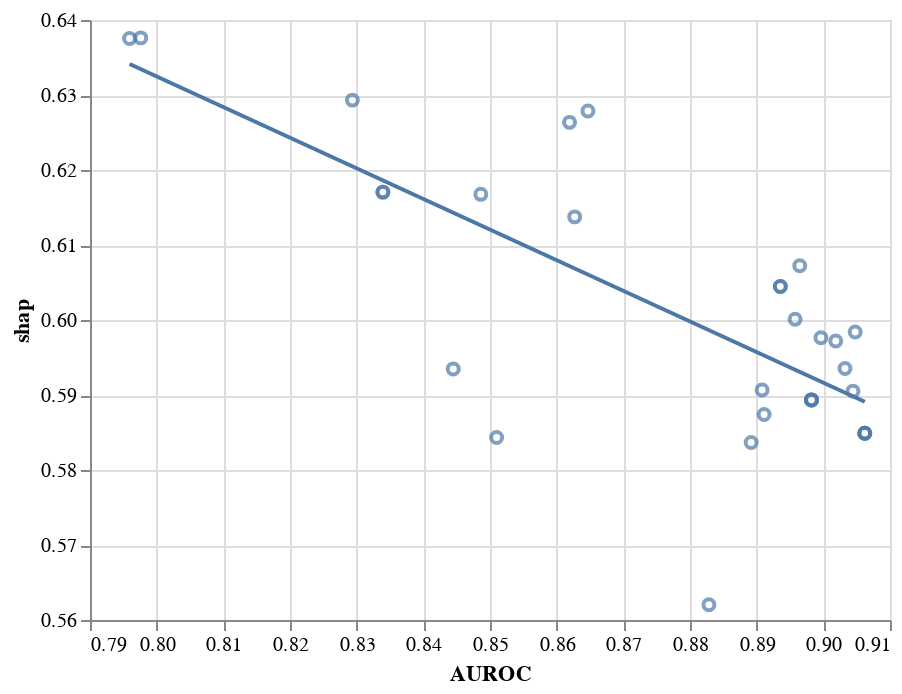

Notebook code for this chart:
### Code cell
x = "AUROC"
y = "shap"

chart = alt.Chart(metrics).mark_point().encode(
    x=alt.X(x, scale=alt.Scale(zero=False)),
    y=alt.Y(y, scale=alt.Scale(zero=False))
)

chart = chart + chart.transform_regression(x, y).mark_line()
#chart.show()
chart

### Figure 1 — Vega-Lite specification as saved in the notebook (floating-point values rounded to 4 significant figures)
{"config": {"view": {"continuousWidth": 400, "continuousHeight": 300}}, "layer": [{"mark": "point", "encoding": {"x": {"type": "quantitative", "field": "AUROC", "scale": {"zero": false}}, "y": {"type": "quantitative", "field": "shap", "scale": {"zero": false}}}}, {"mark": "line", "encoding": {"x": {"type": "quantitative", "field": "AUROC", "scale": {"zero": false}}, "y": {"type": "quantitative", "field": "shap", "scale": {"zero": false}}}, "transform": [{"on": "AUROC", "regression": "shap"}]}], "data": {"name": "data-f55be1d3512cee189c8eddc82b9fc4ce"}, "$schema": "https://vega.github.io/schema/vega-lite/v4.8.1.json", "datasets": {"data-f55be1d3512cee189c8eddc82b9fc4ce": [{"feature_importances": 0.5389, "AUROC": 0.8339, "shap": 0.6171}, {"feature_importances": 0.433, "AUROC": 0.8911, "shap": 0.5874}, {"feature_importances": 0.4348, "AUROC": 0.8627, "shap": 0.6138}, {"feature_importances": 0.4134, "AUROC": 0.9048, "shap": 0.5984}, {"feature_importances": 0.4177, "AUROC": 0.8965, "shap": 0.6072}, {"feature_importances": 0.4131, "AUROC": 0.9062, "shap": 0.5849}, {"feature_importances": 0.4131, "AUROC": 0.9062, "shap": 0.5849}, {"feature_importances": 0.4662, "AUROC": 0.8936, "shap": 0.6045}, {"feature_importances": 0.3991, "AUROC": 0.9032, "shap": 0.5935}, {"feature_importances": 0.4662, "AUROC": 0.8936, "shap": 0.6045}, {"feature_importances": 0.4249, "AUROC": 0.8996, "shap": 0.5976}, {"feature_importances": 0.4131, "AUROC": 0.9062, "shap": 0.5849}, {"feature_importances": 0.5682, "AUROC": 0.8486, "shap": 0.6168}, {"feature_importances": 0.4484, "AUROC": 0.9019, "shap": 0.5972}, {"feature_importances": 0.4517, "AUROC": 0.8647, "shap": 0.6279}, {"feature_importances": 0.4466, "AUROC": 0.8958, "shap": 0.6001}, {"feature_importances": 0.4102, "AUROC": 0.8892, "shap": 0.5837}, {"feature_importances": 0.4277, "AUROC": 0.8982, "shap": 0.5893}, {"feature_importances": 0.4277, "AUROC": 0.8982, "shap": 0.5893}, {"feature_importances": 0.4382, "AUROC": 0.8619, "shap": 0.6264}, {"feature_importances": 0.4194, "AUROC": 0.9044, "shap": 0.5905}, {"feature_importances": 0.5985, "AUROC": 0.7959, "shap": 0.6375}, {"feature_importances": 0.548, "AUROC": 0.851, "shap": 0.5843}, {"feature_importances": 0.4277, "AUROC": 0.8982, "shap": 0.5893}, {"feature_importances": 0.5832, "AUROC": 0.8294, "shap": 0.6293}, {"feature_importances": 0.4216, "AUROC": 0.8828, "shap": 0.562}, {"feature_importances": 0.4872, "AUROC": 0.8445, "shap": 0.5935}, {"feature_importances": 0.5821, "AUROC": 0.7976, "shap": 0.6376}, {"feature_importances": 0.4558, "AUROC": 0.8908, "shap": 0.5907}, {"feature_importances": 0.5389, "AUROC": 0.8339, "shap": 0.6171}]}}
